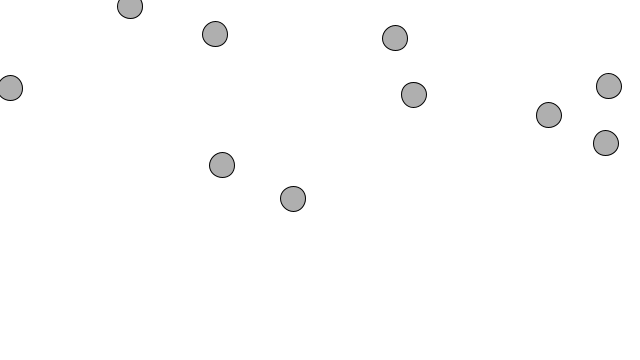
Frame 1 (no input)
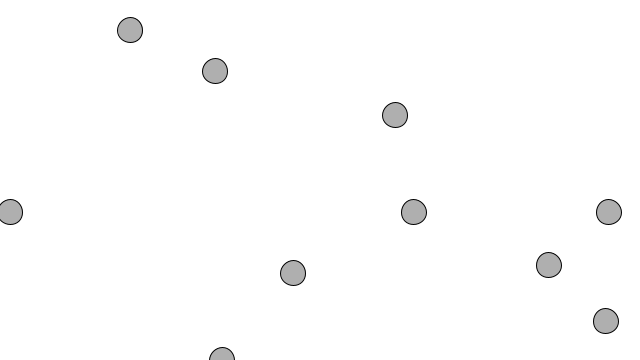
Frame 60 (the mouse pressed at the canvas centre just before this capture)
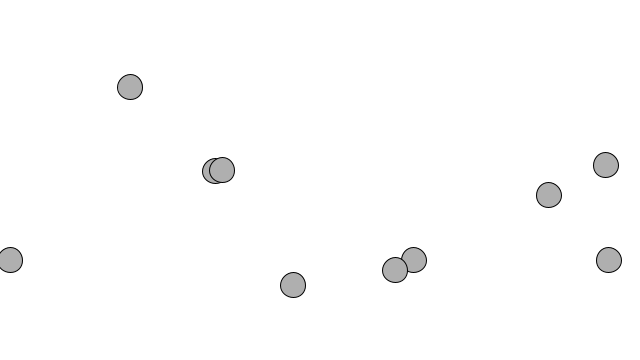
Frame 120 (the mouse held since frame 60 and released just before this capture)

The Processing sketch that drew these frames (run headless with seeded random() and noise(); from frame 60 on, the mouse is pressed at the canvas centre):

// Processing sketch: movimiento_fuerza_arrays
// ── movimiento_fuerza_arrays.pde
Particula[] particulas = new Particula[10];
PVector gravedad;

void setup() {
  size(640,360);
//Creamos la partícula
  for(int i = 0; i < particulas.length; i++){
    particulas[i] = new Particula();
  }

  gravedad = new PVector(0, 1);

}
 
void draw() {
  background(255);
 
 for(int i = 0; i< particulas.length; i++){
 //Funciones o capacidades del objeto Particula.
  particulas[i].aplicarFuerza(gravedad);
  particulas[i].actualizar();
  particulas[i].comprobarLimites();
  particulas[i].dibujar();
 }

}





// ── Particula.pde
//Aqui se define lo que es y puede hacer una particula (Clase)
class Particula {
 
//El objeto posee dos propiedades o variables de tipo PVector: posicion and velocidad.
  PVector posicion;
  PVector velocidad;
  PVector aceleracion;
  float masa;
  int radio;
 
  Particula() {
    masa = 1;
    posicion = new PVector(random(width),random(height));
    velocidad = new PVector(0,0);

    //aceleracion = new PVector(random(0.1), random(0.1));
    aceleracion = new PVector(0,0);
    //velocidad = new PVector(random(-2,2),random(-2,2));
    radio = 25;
  }
 
  void actualizar() {
//La posicion cambia al aplicar velocidad
    velocidad.add(aceleracion);
    //velocidad.limit(10);
    posicion.add(velocidad);
    aceleracion.mult(0);
  }
 
  void dibujar() {
    stroke(0);
    fill(175);
    ellipse(posicion.x,posicion.y, radio, radio);
  }
 
 void aplicarFuerza(PVector fuerza){
   PVector nf = PVector.div(fuerza, masa);
   aceleracion.add(nf);
 }
 //Esta funcion comprueba que la posicion del objeto este dentro de los limites
 //del espacio, creando un espacio toroidal
 /*
  void comprobarLimites() {
    if (posicion.x > width) {
      posicion.x = 0;
    } else if (posicion.x < 0) {
      posicion.x = width;
    }
 
    if (posicion.y > height) {
      posicion.y = 0;
    } else if (posicion.y < 0) {
      posicion.y = height;
    }
  } 
  */
  
   //Esta funcion comprueba que la posicion del objeto este dentro de los limites
 //del espacio, rebotando en los bordes.
 /*
  void comprobarLimites() {
    //Verificamos que la posicion esté dentro de los limites
    //del espacio, usando los componentes individuales de cada vector.
    if ((posicion.x > width) || (posicion.x < 0)) {
      //si el objeto se encuentra por fuera, invertimos su direccion.
      velocidad.x *= -1;
    }
    if ((posicion.y > height) || (posicion.y < 0)) { 
      //si el objeto se encuentra por fuera, invertimos su direccion.
      velocidad.y *= -1;
    }
  }
 */
  
  void comprobarLimites() {
   if (posicion.x > width) {
      posicion.x = width;
      velocidad.x *= -1;
    } else if (posicion.x < 0) {
      posicion.x = 0;
      velocidad.x *= -1;
    }
 
    if (posicion.y > height) {
      posicion.y = height;
      velocidad.y *= -1;
    } else if (posicion.y < 0) {
      posicion.y = 0;
      velocidad.y *= -1;
    }
  } 
}
